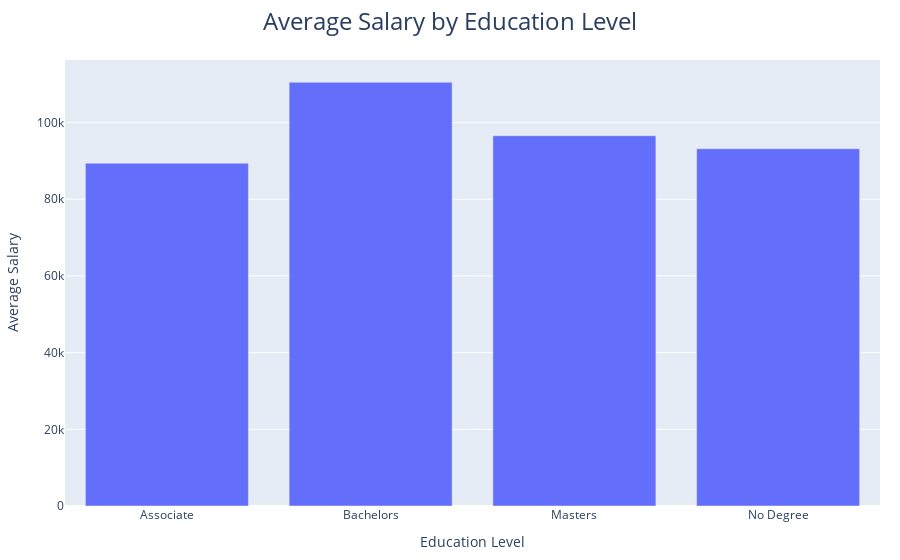

Write notebook code for a chart like this one.
### Markdown cell above
## Salary Analysis

### Code cell
import plotly.express as px
avg_salary = df2023.groupby('EdLevel')['SalaryUSD'].mean().reset_index()
fig_bar = px.bar(avg_salary, x='EdLevel', y='SalaryUSD', 
                  title="Average Salary by Education Level",
                  labels={'SalaryUSD': 'Average Salary', 'EdLevel': 'Education Level'})
fig_bar.update_layout(title_x=0.5, title_font=dict(size=24), margin=dict(t=60, b=20, l=20, r=20))

### Figure 1 — Plotly figure (JSON) as saved in the notebook; plotly's stock layout.template omitted (floating-point values rounded to 4 significant figures)
{"data": [{"alignmentgroup": "True", "hovertemplate": "Education Level=%{x}<br>Average Salary=%{y}<extra></extra>", "legendgroup": "", "marker": {"color": "#636efa", "pattern": {"shape": ""}}, "name": "", "offsetgroup": "", "orientation": "v", "showlegend": false, "textposition": "auto", "type": "bar", "x": ["Associate", "Bachelors", "Masters", "No Degree"], "xaxis": "x", "y": [89410.0, 110500.0, 96570.0, 93170.0], "yaxis": "y"}], "layout": {"barmode": "relative", "legend": {"tracegroupgap": 0}, "margin": {"b": 20, "l": 20, "r": 20, "t": 60}, "title": {"font": {"size": 24}, "text": "Average Salary by Education Level", "x": 0.5}, "xaxis": {"anchor": "y", "domain": [0, 1], "title": {"text": "Education Level"}}, "yaxis": {"anchor": "x", "domain": [0, 1], "title": {"text": "Average Salary"}}}}
